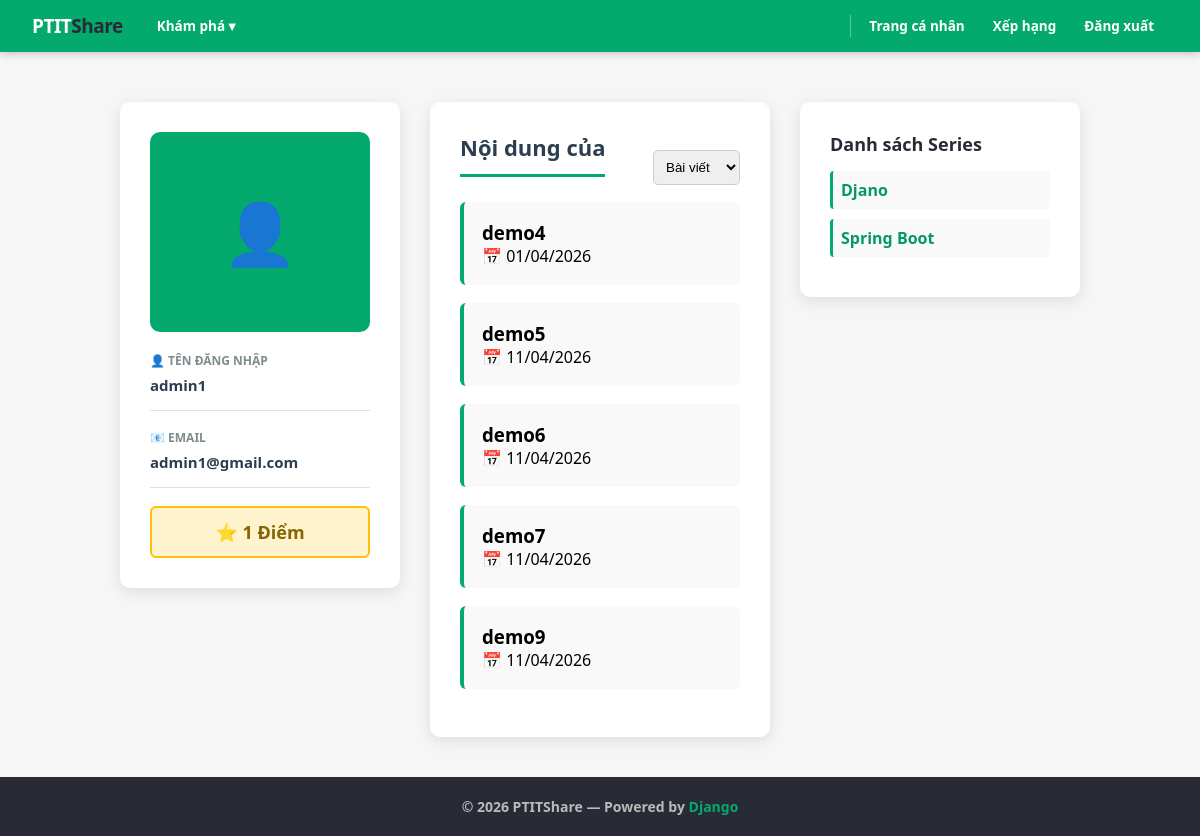
The page /blog/users/1/ (signed in) on the database as committed earlier.
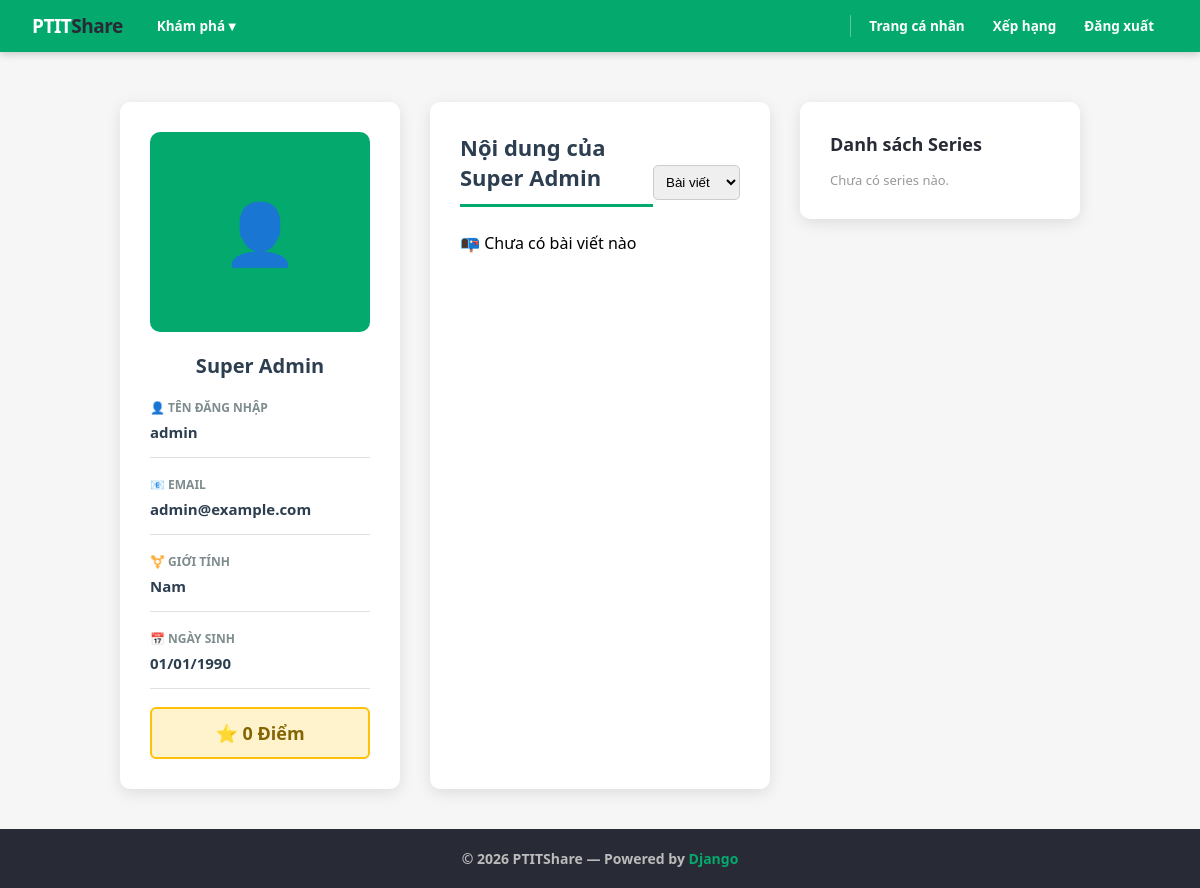
The same page on the database as committed later.
### blog/models.py (models this page shows, shortened)
class User(AbstractUser):
    GENDER_CHOICES = [
        ('Nam', 'Nam'),
        ('Nữ', 'Nữ'),
    ]
    name = models.CharField()
    gender = models.CharField(max_length=10, choices=GENDER_CHOICES)
    birth = models.DateField(null=True, blank=True)
    email = models.EmailField(unique=True)
    mark = models.IntegerField(default=0)

class Article(models.Model):
    title = models.CharField(max_length=255)
    like = models.IntegerField(default=0)
    content = RichTextField()
    author = models.ForeignKey(User, on_delete=models.CASCADE)
    topic = models.ManyToManyField(Topic, blank=True)
    created_at = models.DateTimeField(auto_now_add=True)

class Series(models.Model):
    name = models.CharField(max_length=255)
    author = models.ForeignKey(User, on_delete=models.CASCADE)

### blog/views.py (the view, shortened to what this page needs)
# urls.py: path('users/<int:pk>/', views.user_detail, name='user'),
@login_required(login_url='blog:login')
def user_detail(request, pk):
    user = User.objects.get(id=pk)
    if request.method == 'GET':
        form = SeriesCreateForm()
        series = Series.objects.filter(author=user)
        k = []
        for i in series:
            a = Article_List.objects.filter(series=i)
            k.append([i,a[0].article if len(a)>0 else None])
        return render(request, 'users/user.html', {
            'user': user,
            'form': form,
            'k': k,
        })

### blog/forms.py
class SeriesCreateForm(forms.Form):
    name = forms.CharField(max_length=255)

### blog/templates/users/user.html (shortened to what this page needs)
<!DOCTYPE html>
<html lang="vi">
<head>
</head>
<body>
  <nav class="navbar">
      <a class="nav-logo" href="#">PTIT<span>Share</span></a>
      <div class="nav-dropdown">
          <div class="nav-dropdown-btn">Khám phá ▾</div>
      </div>
      <a href="{% url 'blog:this_user' %}" class="nav-link">Trang cá nhân</a>
      <a href="{% url 'blog:user-list' %}" class="nav-link">Xếp hạng</a>
      <a href="{% url 'blog:logout' %}" class="nav-link">Đăng xuất</a>
  </nav>
  <div class="container">
    <aside class="sidebar">
      <div class="user-avatar">👤</div>
      <h2>{{ user.name }}</h2>
      <div class="info-item">
        <div class="info-label">👤 Tên đăng nhập</div>
        <div class="info-value">{{ user.username }}</div>
      </div>
      <div class="info-item">
        <div class="info-label">📧 Email</div>
        <div class="info-value">{{ user.email }}</div>
      </div>
      {% if user.gender %}
        <div class="info-item">
          <div class="info-label">⚧️ Giới tính</div>
          <div class="info-value">{{ user.gender }}</div>
        </div>
      {% endif %}
      {% if user.birth %}
        <div class="info-item">
          <div class="info-label">📅 Ngày sinh</div>
          <div class="info-value">{{ user.birth|date:"d/m/Y" }}</div>
        </div>
      {% endif %}
      <div class="mark-badge">⭐ {{ user.mark }} Điểm</div>
    </aside>
    <main class="content">
      <div style="display: flex; justify-content: space-between; align-items: center;">
        <h2> Nội dung của {{ user.name }}</h2>
        <select id="content-selector" onchange="showContent(this.value)" style="padding: 8px; border-radius: 5px; border: 1px solid #ccc;">
          <option value="articles">Bài viết</option>
        </select>
      </div>
      <div id="articles" class="content-section">
        {% if user.article_set.all %}
          <div class="articles-list">
            {% for article in user.article_set.all %}
              <div style="display: flex; justify-content: space-between; " class="article-item">
                <a href="{% url 'blog:article' article.id %}" style="text-decoration: none; color: inherit; display: block;">
                  <h3>{{ article.title }}</h3>
                  <div class="article-meta">📅 {{ article.created_at|date:"d/m/Y" }}</div>
                </a>
              </div>
            {% endfor %}
          </div>
        {% else %}
          <div class="empty-state"><p>📭 Chưa có bài viết nào</p></div>
        {% endif %}
      </div>
    </main>
    <aside class="sidebar">
        <h3 style="font-size: 18px; margin-bottom: 15px; color: var(--dark);">Danh sách Series</h3>
        <ul style="list-style: none; padding: 0;">
          {% for s in k %}
            <li style="margin-bottom: 10px; padding: 8px; background: #f9f9f9; border-radius: 4px; border-left: 3px solid var(--green); display: flex; justify-content: space-between;">
              {% if s.1 %}
                <a href="{% url 'blog:article' s.1.id %}" style="text-decoration:none; color: var(--green-dark); font-weight: 600;">{{ s.0.name }}</a>
              {% else %}
                <span style="color: #666; font-weight: 600;">{{ s.0.name }}</span>
              {% endif %}
            </li>
          {% empty %}
            <li style="color: #999; font-size: 13px;">Chưa có series nào.</li>
          {% endfor %}
        </ul>
    </aside>
  </div>
  <footer>
    &copy; 2026 PTITShare &mdash; Powered by <a href="#">Django</a>
  </footer>
</body>
</html>

Rows that differ between the two databases and show on the page:
removed Article: title "demo4", created_at "01/04/2026"
removed Article: title "demo5", created_at "11/04/2026"
removed Article: title "demo6", created_at "11/04/2026"
removed Article: title "demo7", created_at "11/04/2026"
removed Article: title "demo9", created_at "11/04/2026"
removed Series: name "Djano"
removed Series: name "Spring Boot"
changed User: name (not shown) → "Super Admin"; username "admin1" → "admin"; email "admin1@gmail.com" → "admin@example.com"; gender (not shown) → "Nam"; birth (not shown) → "01/01/1990"; mark "1" → "0"
Other text that changed with them:
text now shown: "⚧️ GIỚI TÍNH 📅 NGÀY SINH 📭 Chưa có bài viết nào Chưa có series nào."
